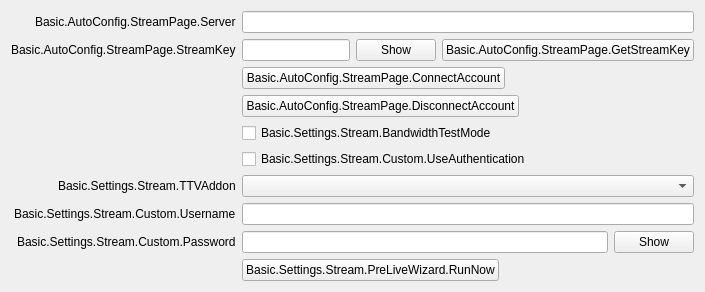
           <widget class="QWidget" name="streamKeyPage">
            <layout class="QFormLayout" name="streamkeyPageLayout">
             <property name="fieldGrowthPolicy">
              <enum>QFormLayout::AllNonFixedFieldsGrow</enum>
             </property>
             <property name="labelAlignment">
              <set>Qt::AlignRight|Qt::AlignTrailing|Qt::AlignVCenter</set>
             </property>
             <item row="0" column="0">
              <widget class="QLabel" name="serverLabel">
               <property name="text">
                <string>Basic.AutoConfig.StreamPage.Server</string>
               </property>
              </widget>
             </item>
             <item row="0" column="1">
              <widget class="QStackedWidget" name="serverStackedWidget">
               <property name="sizePolicy">
                <sizepolicy hsizetype="Preferred" vsizetype="Maximum">
                 <horstretch>0</horstretch>
                 <verstretch>0</verstretch>
                </sizepolicy>
               </property>
               <property name="currentIndex">
                <number>1</number>
               </property>
               <widget class="QWidget" name="servicePage">
                <layout class="QHBoxLayout" name="horizontalLayout_21">
                 <property name="leftMargin">
                  <number>0</number>
                 </property>
                 <property name="topMargin">
                  <number>0</number>
                 </property>
                 <property name="rightMargin">
                  <number>0</number>
                 </property>
                 <property name="bottomMargin">
                  <number>0</number>
                 </property>
                 <item>
                  <widget class="QComboBox" name="server"/>
                 </item>
                </layout>
               </widget>
               <widget class="QWidget" name="customPage">
                <layout class="QHBoxLayout" name="horizontalLayout_22">
                 <property name="leftMargin">
                  <number>0</number>
                 </property>
                 <property name="topMargin">
                  <number>0</number>
                 </property>
                 <property name="rightMargin">
                  <number>0</number>
                 </property>
                 <property name="bottomMargin">
                  <number>0</number>
                 </property>
                 <item>
                  <widget class="QLineEdit" name="customServer"/>
                 </item>
                </layout>
               </widget>
              </widget>
             </item>
             <item row="1" column="0">
              <widget class="QLabel" name="streamKeyLabel">
               <property name="text">
                <string>Basic.AutoConfig.StreamPage.StreamKey</string>
               </property>
               <property name="openExternalLinks">
                <bool>true</bool>
               </property>
               <property name="buddy">
                <cstring>key</cstring>
               </property>
              </widget>
             </item>
             <item row="1" column="1">
              <widget class="QWidget" name="streamKeyWidget" native="true">
               <layout class="QHBoxLayout" name="horizontalLayout_11">
                <property name="leftMargin">
                 <number>0</number>
                </property>
                <property name="topMargin">
                 <number>0</number>
                </property>
                <property name="rightMargin">
                 <number>0</number>
                </property>
                <property name="bottomMargin">
                 <number>0</number>
                </property>
                <item>
                 <widget class="QLineEdit" name="key">
                  <property name="inputMask">
                   <string notr="true"/>
                  </property>
                  <property name="text">
                   <string notr="true"/>
                  </property>
                  <property name="echoMode">
                   <enum>QLineEdit::Password</enum>
                  </property>
                 </widget>
                </item>
                <item>
                 <widget class="QPushButton" name="show">
                  <property name="text">
                   <string>Show</string>
                  </property>
                 </widget>
                </item>
                <item>
                 <widget class="UrlPushButton" name="getStreamKeyButton">
                  <property name="toolTip">
                   <string/>
                  </property>
                  <property name="toolTipDuration">
                   <number>-4</number>
                  </property>
                  <property name="text">
                   <string>Basic.AutoConfig.StreamPage.GetStreamKey</string>
                  </property>
                 </widget>
                </item>
               </layout>
              </widget>
             </item>
             <item row="3" column="0">
              <spacer name="horizontalSpacer_18">
               <property name="orientation">
                <enum>Qt::Horizontal</enum>
               </property>
               <property name="sizeHint" stdset="0">
                <size>
                 <width>170</width>
                 <height>8</height>
                </size>
               </property>
              </spacer>
             </item>
             <item row="3" column="1">
              <layout class="QHBoxLayout" name="horizontalLayout_15">
               <item>
                <widget class="QPushButton" name="connectAccount2">
                 <property name="text">
                  <string>Basic.AutoConfig.StreamPage.ConnectAccount</string>
                 </property>
                </widget>
               </item>
               <item>
                <spacer name="horizontalSpacer_19">
                 <property name="orientation">
                  <enum>Qt::Horizontal</enum>
                 </property>
                 <property name="sizeHint" stdset="0">
                  <size>
                   <width>40</width>
                   <height>20</height>
                  </size>
                 </property>
                </spacer>
               </item>
              </layout>
             </item>
             <item row="4" column="1">
              <layout class="QHBoxLayout" name="horizontalLayout_23">
               <item>
                <widget class="QPushButton" name="disconnectAccount">
                 <property name="text">
                  <string>Basic.AutoConfig.StreamPage.DisconnectAccount</string>
                 </property>
                </widget>
               </item>
               <item>
                <spacer name="horizontalSpacer_24">
                 <property name="orientation">
                  <enum>Qt::Horizontal</enum>
                 </property>
                 <property name="sizeHint" stdset="0">
                  <size>
                   <width>40</width>
                   <height>20</height>
                  </size>
                 </property>
                </spacer>
               </item>
              </layout>
             </item>
             <item row="5" column="1">
              <widget class="QCheckBox" name="bandwidthTestEnable">
               <property name="text">
                <string>Basic.Settings.Stream.BandwidthTestMode</string>
               </property>
              </widget>
             </item>
             <item row="6" column="1">
              <widget class="QCheckBox" name="useAuth">
               <property name="text">
                <string>Basic.Settings.Stream.Custom.UseAuthentication</string>
               </property>
              </widget>
             </item>
             <item row="7" column="0">
              <widget class="QLabel" name="twitchAddonLabel">
               <property name="text">
                <string>Basic.Settings.Stream.TTVAddon</string>
               </property>
               <property name="buddy">
                <cstring>twitchAddonDropdown</cstring>
               </property>
              </widget>
             </item>
             <item row="7" column="1">
              <widget class="QComboBox" name="twitchAddonDropdown"/>
             </item>
             <item row="8" column="0">
              <widget class="QLabel" name="authUsernameLabel">
               <property name="text">
                <string>Basic.Settings.Stream.Custom.Username</string>
               </property>
               <property name="buddy">
                <cstring>authUsername</cstring>
               </property>
              </widget>
             </item>
             <item row="8" column="1">
              <widget class="QLineEdit" name="authUsername"/>
             </item>
             <item row="9" column="0">
              <widget class="QLabel" name="authPwLabel">
               <property name="text">
                <string>Basic.Settings.Stream.Custom.Password</string>
               </property>
               <property name="buddy">
                <cstring>authPw</cstring>
               </property>
              </widget>
             </item>
             <item row="9" column="1">
              <widget class="QWidget" name="authPwWidget" native="true">
               <layout class="QHBoxLayout" name="horizontalLayout_25">
                <property name="leftMargin">
                 <number>0</number>
                </property>
                <property name="topMargin">
                 <number>0</number>
                </property>
                <property name="rightMargin">
                 <number>0</number>
                </property>
                <property name="bottomMargin">
                 <number>0</number>
                </property>
                <item>
                 <widget class="QLineEdit" name="authPw">
                  <property name="echoMode">
                   <enum>QLineEdit::Password</enum>
                  </property>
                 </widget>
                </item>
                <item>
                 <widget class="QPushButton" name="authPwShow">
                  <property name="text">
                   <string>Show</string>
                  </property>
                 </widget>
                </item>
               </layout>
              </widget>
             </item>
             <item row="10" column="1">
              <layout class="QHBoxLayout" name="horizontalLayout_27">
               <item>
                <widget class="QPushButton" name="settingWizardBtn">
                 <property name="text">
                  <string>Basic.Settings.Stream.PreLiveWizard.RunNow</string>
                 </property>
                </widget>
               </item>
               <item>
                <spacer name="horizontalSpacer_27">
                 <property name="orientation">
                  <enum>Qt::Horizontal</enum>
                 </property>
                 <property name="sizeHint" stdset="0">
                  <size>
                   <width>40</width>
                   <height>20</height>
                  </size>
                 </property>
                </spacer>
               </item>
              </layout>
             </item>
            </layout>
           </widget>
